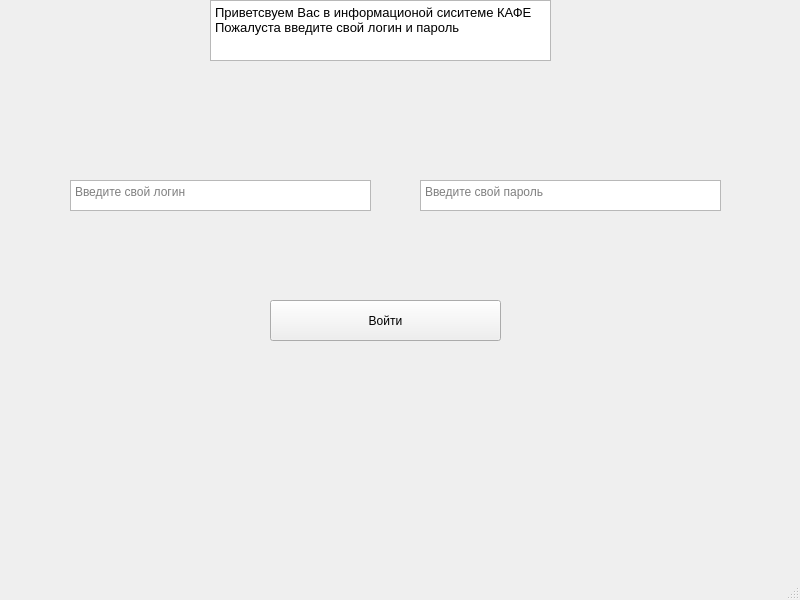
<?xml version="1.0" encoding="UTF-8"?>
<ui version="4.0">
 <class>Login</class>
 <widget class="QMainWindow" name="Login">
  <property name="geometry">
   <rect>
    <x>0</x>
    <y>0</y>
    <width>800</width>
    <height>600</height>
   </rect>
  </property>
  <property name="windowTitle">
   <string>MainWindow</string>
  </property>
  <widget class="QWidget" name="centralwidget">
   <widget class="QTextBrowser" name="Title_login">
    <property name="geometry">
     <rect>
      <x>210</x>
      <y>0</y>
      <width>341</width>
      <height>61</height>
     </rect>
    </property>
    <property name="html">
     <string>&lt;!DOCTYPE HTML PUBLIC &quot;-//W3C//DTD HTML 4.0//EN&quot; &quot;http://www.w3.org/TR/REC-html40/strict.dtd&quot;&gt;
&lt;html&gt;&lt;head&gt;&lt;meta name=&quot;qrichtext&quot; content=&quot;1&quot; /&gt;&lt;style type=&quot;text/css&quot;&gt;
p, li { white-space: pre-wrap; }
&lt;/style&gt;&lt;/head&gt;&lt;body style=&quot; font-family:'Open Sans'; font-size:10pt; font-weight:400; font-style:normal;&quot;&gt;
&lt;p style=&quot; margin-top:0px; margin-bottom:0px; margin-left:0px; margin-right:0px; -qt-block-indent:0; text-indent:0px;&quot;&gt;Приветсвуем Вас в информационой сиситеме КАФЕ&lt;/p&gt;
&lt;p style=&quot; margin-top:0px; margin-bottom:0px; margin-left:0px; margin-right:0px; -qt-block-indent:0; text-indent:0px;&quot;&gt;Пожалуста введите свой логин и пароль&lt;/p&gt;&lt;/body&gt;&lt;/html&gt;</string>
    </property>
   </widget>
   <widget class="QTextEdit" name="addLogin">
    <property name="geometry">
     <rect>
      <x>70</x>
      <y>180</y>
      <width>301</width>
      <height>31</height>
     </rect>
    </property>
    <property name="html">
     <string>&lt;!DOCTYPE HTML PUBLIC &quot;-//W3C//DTD HTML 4.0//EN&quot; &quot;http://www.w3.org/TR/REC-html40/strict.dtd&quot;&gt;
&lt;html&gt;&lt;head&gt;&lt;meta name=&quot;qrichtext&quot; content=&quot;1&quot; /&gt;&lt;style type=&quot;text/css&quot;&gt;
p, li { white-space: pre-wrap; }
&lt;/style&gt;&lt;/head&gt;&lt;body style=&quot; font-family:'Open Sans'; font-size:10pt; font-weight:400; font-style:normal;&quot;&gt;
&lt;p style=&quot;-qt-paragraph-type:empty; margin-top:0px; margin-bottom:0px; margin-left:0px; margin-right:0px; -qt-block-indent:0; text-indent:0px;&quot;&gt;&lt;br /&gt;&lt;/p&gt;&lt;/body&gt;&lt;/html&gt;</string>
    </property>
    <property name="placeholderText">
     <string>Введите свой логин</string>
    </property>
   </widget>
   <widget class="QTextEdit" name="addPassword">
    <property name="geometry">
     <rect>
      <x>420</x>
      <y>180</y>
      <width>301</width>
      <height>31</height>
     </rect>
    </property>
    <property name="html">
     <string>&lt;!DOCTYPE HTML PUBLIC &quot;-//W3C//DTD HTML 4.0//EN&quot; &quot;http://www.w3.org/TR/REC-html40/strict.dtd&quot;&gt;
&lt;html&gt;&lt;head&gt;&lt;meta name=&quot;qrichtext&quot; content=&quot;1&quot; /&gt;&lt;style type=&quot;text/css&quot;&gt;
p, li { white-space: pre-wrap; }
&lt;/style&gt;&lt;/head&gt;&lt;body style=&quot; font-family:'Open Sans'; font-size:10pt; font-weight:400; font-style:normal;&quot;&gt;
&lt;p style=&quot;-qt-paragraph-type:empty; margin-top:0px; margin-bottom:0px; margin-left:0px; margin-right:0px; -qt-block-indent:0; text-indent:0px;&quot;&gt;&lt;br /&gt;&lt;/p&gt;&lt;/body&gt;&lt;/html&gt;</string>
    </property>
    <property name="placeholderText">
     <string>Введите свой пароль</string>
    </property>
   </widget>
   <widget class="QPushButton" name="LoginButton">
    <property name="geometry">
     <rect>
      <x>270</x>
      <y>300</y>
      <width>231</width>
      <height>41</height>
     </rect>
    </property>
    <property name="text">
     <string>Войти</string>
    </property>
   </widget>
  </widget>
  <widget class="QMenuBar" name="menubar">
   <property name="geometry">
    <rect>
     <x>0</x>
     <y>0</y>
     <width>800</width>
     <height>23</height>
    </rect>
   </property>
  </widget>
  <widget class="QStatusBar" name="statusbar"/>
 </widget>
 <resources/>
 <connections/>
</ui>
